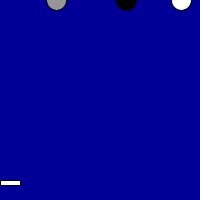
Frame 1 (no input)
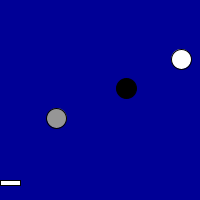
Frame 60 (the mouse pressed at the canvas centre just before this capture)
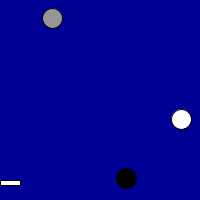
Frame 120 (the mouse held since frame 60 and released just before this capture)

The Processing sketch that drew these frames (run headless with seeded random() and noise(); from frame 60 on, the mouse is pressed at the canvas centre):

// Processing sketch: sketch_3_5_b
// ── sketch_3_5_b.pde
void setup() {
  size(200, 200);
}
float tx1=random(10, 190);
float tx2=random(10, 190);
float tx3=random(10, 190);
float gy1=0;
float gy2=0;
float gy3=0;

float x=0;
void draw() {
  background(0, 0, 150);
  if (keyPressed) {
    if (keyCode==LEFT) {
      x-=3;
    }
    if (keyCode==RIGHT) {
      x+=3;
    }
    if (x>=180) {
      x=180;
    }
    if (x<0) {
      x=0;
    }
  }

  fill(0);
  ellipse(tx1, gy1, 20, 20);
  fill(150);
  ellipse(tx2, gy2, 20, 20);
  fill(255);
  ellipse(tx3, gy3, 20, 20);
  gy1+=1.5;
  gy2+=2;
  gy3++;
  if (gy1==210) {
    gy1=-10;
    tx1=random(10, 190);
  }
  if (gy2==210) {
    gy2=-10;
    tx2=random(10, 190);
  }
  if (gy3==210) {
    gy3=-10;
    tx3=random(10, 190);
  }


  rect(x, 180, 20, 5);
}
